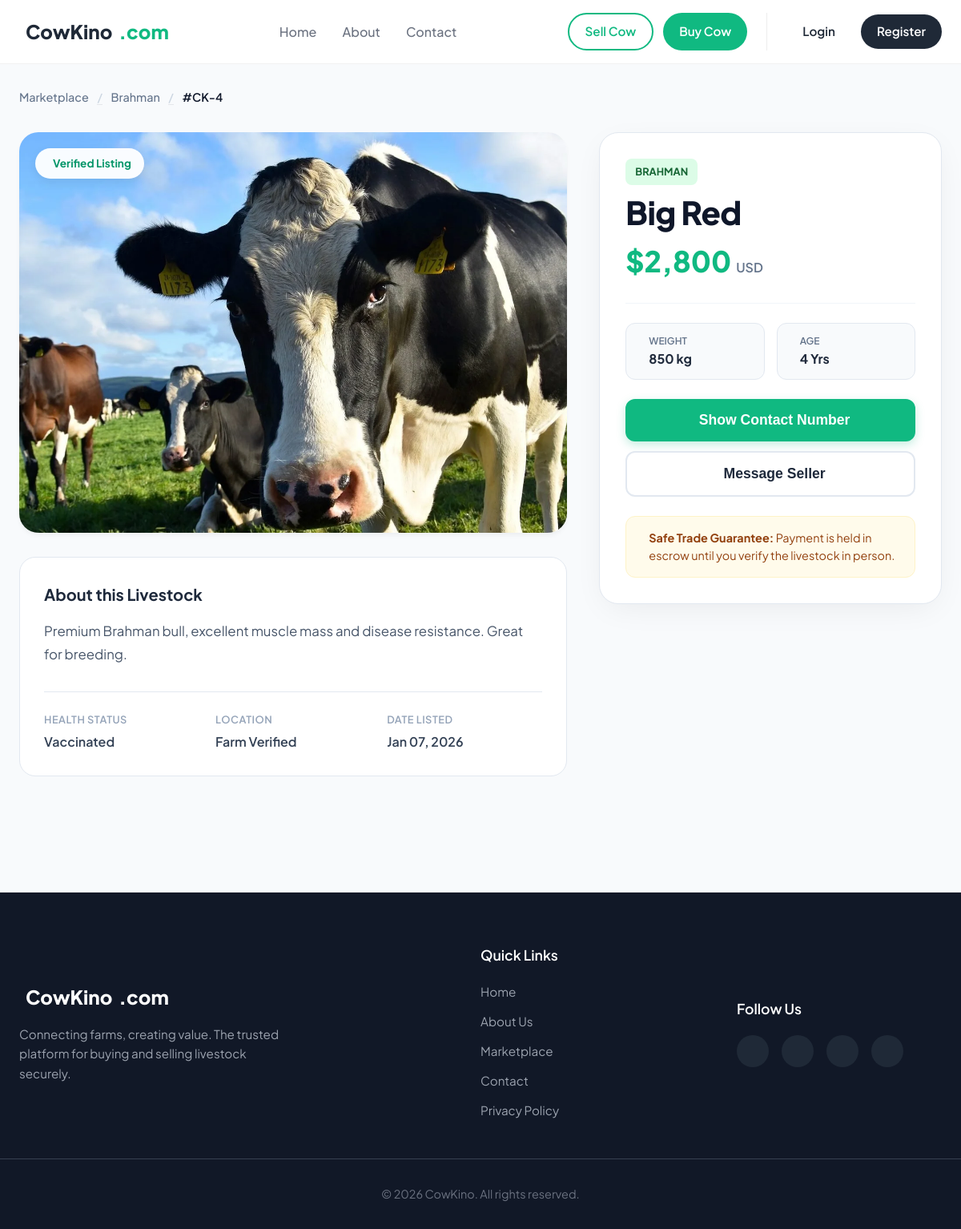
/view/cow_details.php?id=4, run on the app's committed database.
### tables this page shows
CREATE TABLE `cows` (
  `name` varchar(20) NOT NULL,
  `id` int(11) NOT NULL,
  `price` int(20) NOT NULL,
  `breed` varchar(20) NOT NULL,
  `age` float NOT NULL,
  `weight` int(5) NOT NULL,
  `photo_url` varchar(150) NOT NULL,
  `description` varchar(500) NOT NULL
);

### model/cows.php (called while the page is built, shortened)
<?php
require_once __DIR__ . '/DataBase.php';
function GetCowById($id)
{
    global $conn;
    $sql = "SELECT * FROM cows WHERE id = ?";
    $stmt = mysqli_prepare($conn, $sql);
    mysqli_stmt_bind_param($stmt, "i", $id);
    mysqli_stmt_execute($stmt);
    $result = mysqli_stmt_get_result($stmt);
    if ($row = mysqli_fetch_assoc($result)) {
        return $row;
    } else {
        return null;
    }
}

### view/cow_details.php (the view, shortened to what this page needs)
<?php
require_once '../model/cows.php';
$cowId = $_GET['id'];
$cow = GetCowById($cowId);
?>
<!DOCTYPE html>
<html lang="en">
<head>
    <link rel="stylesheet" href="../Asset/style/style.css" />
</head>
<body class="page-bg">
    <?php include "./header.php"; ?>
    <main class="product-page">
        <div class="container">
            <nav class="breadcrumb-clean">
                <a href="buy.php">Marketplace</a>
                <span class="divider">/</span>
                <a href="#"><?php echo htmlspecialchars($cow['breed']); ?></a>
                <span class="divider">/</span>
                <span class="current">#CK-<?php echo $cow['id']; ?></span>
            </nav>
            <div class="product-layout">
                <div class="product-visuals">
                    <div class="main-gallery-wrapper">
                        <img src="../upload/<?php echo htmlspecialchars($cow['photo_url']); ?>"
                             alt="<?php echo htmlspecialchars($cow['name']); ?>"
                             class="hero-image"
                             onerror="this.src='https://via.placeholder.com/1200x800?text=No+Image+Available'">
                        <div class="floating-badge">
                            <i class="ph-fill ph-check-circle"></i> Verified Listing
                        </div>
                    </div>
                    <div class="product-description-block">
                        <h3>About this Livestock</h3>
                        <div class="text-content">
                            <p><?php echo nl2br(htmlspecialchars($cow['description'])); ?></p>
                        </div>
                        <div class="specs-table">
                            <div class="spec-row">
                                <span class="spec-label">Health Status</span>
                                <span class="spec-value">Vaccinated</span>
                            </div>
                            <div class="spec-row">
                                <span class="spec-label">Location</span>
                                <span class="spec-value">Farm Verified</span>
                            </div>
                            <div class="spec-row">
                                <span class="spec-label">Date Listed</span>
                                <span class="spec-value"><?php echo date('M d, Y'); ?></span>
                            </div>
                        </div>
                    </div>
                </div>
                <aside class="product-sidebar">
                    <div class="sidebar-card">
                        <div class="sidebar-header">
                            <span class="breed-tag"><?php echo htmlspecialchars($cow['breed']); ?></span>
                            <h1 class="cow-title"><?php echo htmlspecialchars($cow['name']); ?></h1>
                            <div class="price-block">
                                <span class="amount">$<?php echo number_format($cow['price']); ?></span>
                                <span class="currency">USD</span>
                            </div>
                        </div>
                        <div class="divider-line"></div>
                        <div class="quick-stats">
                            <div class="stat-pill">
                                <div>
                                    <span class="lbl">Weight</span>
                                    <span class="val"><?php echo htmlspecialchars($cow['weight']); ?> kg</span>
                                </div>
                            </div>
                            <div class="stat-pill">
                                <div>
                                    <span class="lbl">Age</span>
                                    <span class="val"><?php echo htmlspecialchars($cow['age']); ?> Yrs</span>
                                </div>
                            </div>
                        </div>
                        <div class="sidebar-actions">
                            <button class="btn-primary-block">
                                <i class="ph-bold ph-phone"></i> Show Contact Number
                            </button>
                            <button class="btn-outline-block">
                                <i class="ph-bold ph-chat-circle-text"></i> Message Seller
                            </button>
                        </div>
                        <div class="safety-box">
                            <p><strong>Safe Trade Guarantee:</strong> Payment is held in escrow until you verify the livestock in person.</p>
                        </div>
                    </div>
                </aside>
            </div>
        </div>
    </main>
    <?php include "./footer.php"; ?>
</body>
</html>

### data on the page
cows: breed "Brahman", id "4", photo_url (picture), description "Premium Brahman bull, excellent muscle mass and disease resistance. Great for breeding.", breed "BRAHMAN", name "Big Red", price "2,800", weight "850", age "4"
